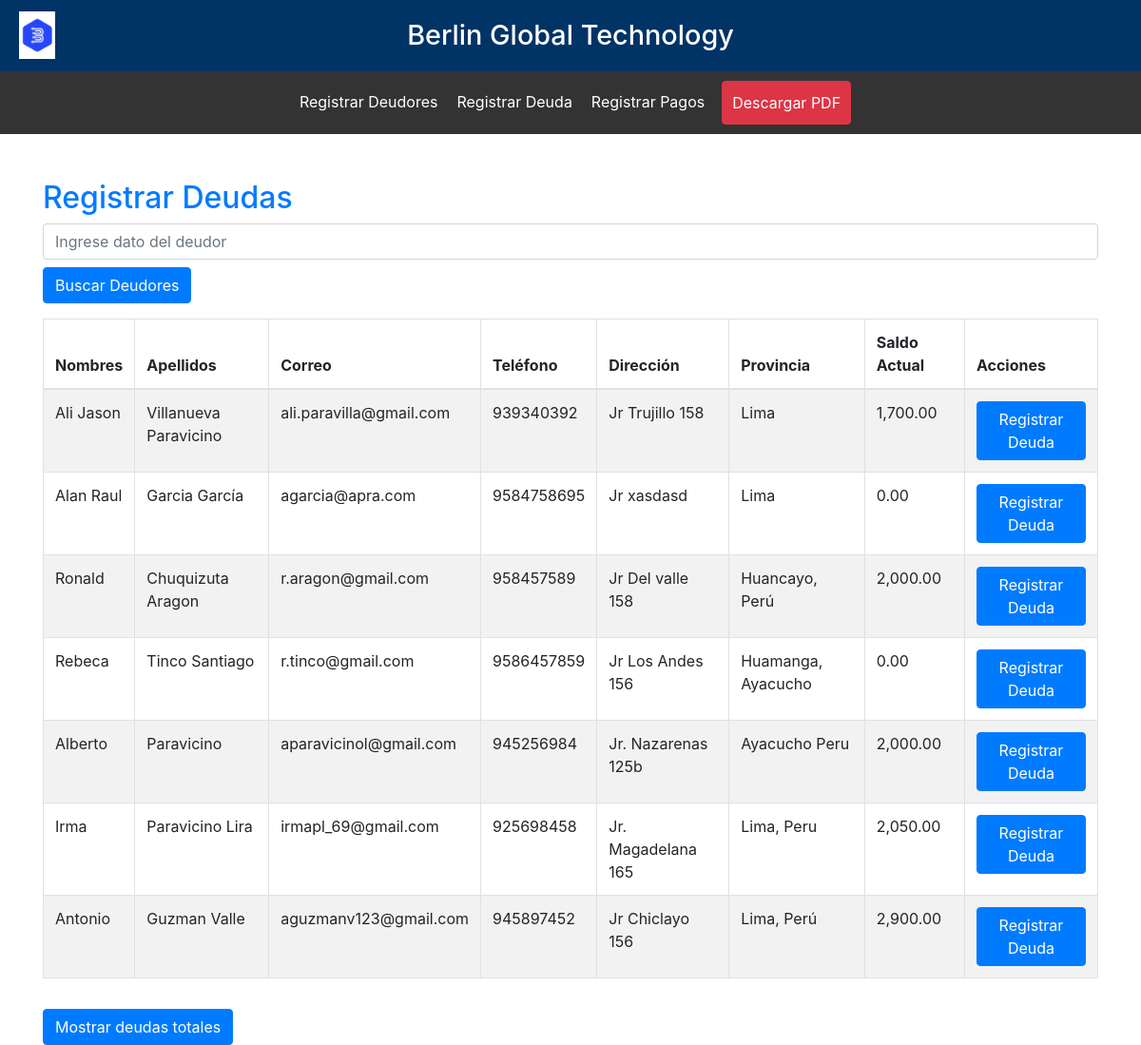
The page /index.php?controller=deudas&action=index (signed in) on the database its author committed.
### tables this page shows
CREATE TABLE `deudores` (
  `id` int(11) NOT NULL,
  `apellidos` varchar(255) NOT NULL,
  `correo` varchar(255) NOT NULL,
  `direccion` varchar(255) NOT NULL,
  `nombres` varchar(255) NOT NULL,
  `provincia` varchar(255) NOT NULL,
  `telefono` varchar(255) NOT NULL,
  `registro_deuda` bigint(20) DEFAULT NULL,
  `registro_pago` bigint(20) DEFAULT NULL,
  `registro_movimiento` bigint(20) DEFAULT NULL
);

### public/controlador/DeudasController.php (called while the page is built, shortened)
<?php
require_once BASE_PATH . '/modelo/Deudor.php';
class DeudasController {
    private $deudorModel;
    public function __construct() {
        $this->deudorModel = new Deudor();
    }
    public function index($search = null) {
        $deudores = $this->deudorModel->getDeudoresConSaldo($search);
        require_once BASE_PATH . '/vista/deudas/index.php';
    }
}

### public/modelo/Deudor.php (called while the page is built, shortened)
<?php
require_once 'Database.php';
class Deudor {
    private $conn;
    public function __construct() {
        $database = new Database();
        $this->conn = $database->connect();
    }
    public function getDeudoresConSaldo($search = null) {
        $query = "
            SELECT d.id, d.nombres, d.apellidos, d.correo, d.telefono, d.direccion, d.provincia,
                   COALESCE(SUM(CASE
                       WHEN rm.tipo_movimiento = 'Deuda' THEN rm.saldo
                       WHEN rm.tipo_movimiento = 'Pago' THEN -rm.pago
                       ELSE 0 END), 0) AS saldo_actual,
                   MAX(rm.fecha_registro) AS ultima_transaccion
            FROM deudores d
            LEFT JOIN registro_movimiento rm ON d.id = rm.id_deudor";
        $query .= " GROUP BY d.id
                    ORDER BY d.id ASC";
        $stmt = $this->conn->prepare($query);
        $stmt->execute();
        return $stmt->fetchAll(PDO::FETCH_ASSOC);
    }
}

### public/modelo/Database.php (called while the page is built, shortened)
<?php
class Database {
    private $host = 'localhost';
    private $db_name = 'sc_berlin_php';
    private $username = 'root';
    private $password = '';
    public function connect() {
        $this->conn = null;
        try {
            $this->conn = new PDO("mysql:host=" . $this->host . ";dbname=" . $this->db_name, $this->username, $this->password);
            $this->conn->setAttribute(PDO::ATTR_ERRMODE, PDO::ERRMODE_EXCEPTION);
        } catch(PDOException $e) {
            echo "Connection error: " . $e->getMessage();
        }
        return $this->conn;
    }
}
?>

### public/vista/deudas/index.php (the view, shortened to what this page needs)
<!DOCTYPE html>
<html lang="es">
<head>
    <link href="https://stackpath.bootstrapcdn.com/bootstrap/4.5.2/css/bootstrap.min.css" rel="stylesheet">
</head>
<body>
<?php include BASE_PATH . '/vista/header.php'; ?>
<div class="container mt-5">
    <h2 class="text-primary">Registrar Deudas</h2>
    <div class="mb-3">
        <form action="/berlin_php_sc/index.php?controller=deudas&action=index" method="GET">
            <input type="text" name="search" class="form-control" placeholder="Ingrese dato del deudor">
            <button type="submit" class="btn btn-primary mt-2">Buscar Deudores</button>
        </form>
    </div>
    <table class="table table-bordered table-striped">
        <thead>
            <tr>
                <th>Nombres</th>
                <th>Apellidos</th>
                <th>Correo</th>
                <th>Teléfono</th>
                <th>Dirección</th>
                <th>Provincia</th>
                <th>Saldo Actual</th>
                <th>Acciones</th>
            </tr>
        </thead>
        <tbody>
            <?php if (empty($deudores)): ?>
                <tr>
                    <td colspan="8" class="text-center">No hay deudores disponibles.</td>
                </tr>
            <?php else: ?>
                <?php foreach ($deudores as $deudor): ?>
                    <tr>
                        <td><?php echo htmlspecialchars($deudor['nombres']); ?></td>
                        <td><?php echo htmlspecialchars($deudor['apellidos']); ?></td>
                        <td><?php echo htmlspecialchars($deudor['correo']); ?></td>
                        <td><?php echo htmlspecialchars($deudor['telefono']); ?></td>
                        <td><?php echo htmlspecialchars($deudor['direccion']); ?></td>
                        <td><?php echo htmlspecialchars($deudor['provincia']); ?></td>
                        <td><?php echo number_format($deudor['saldo_actual'], 2); ?></td>
                        <td>
                            <a href="/berlin_php_sc/index.php?controller=deudas&action=create&id=<?php echo $deudor['id']; ?>" class="btn btn-primary">Registrar Deuda</a>
                        </td>
                    </tr>
                <?php endforeach; ?>
            <?php endif; ?>
        </tbody>
    </table>
    <button class="btn btn-primary mt-3">Mostrar deudas totales</button>
</div>
</body>
</html>

### rows shown on the page
deudores: nombres "Ali Jason", apellidos "Villanueva Paravicino", correo "ali.paravilla@gmail.com", telefono "939340392", direccion "Jr Trujillo 158", provincia "Lima", saldo_actual "1,700.00"
deudores: nombres "Alan Raul", apellidos "Garcia García", correo "agarcia@apra.com", telefono "9584758695", direccion "Jr xasdasd", provincia "Lima", saldo_actual "0.00"
deudores: nombres "Ronald", apellidos "Chuquizuta Aragon", correo "r.aragon@gmail.com", telefono "958457589", direccion "Jr Del valle 158", provincia "Huancayo, Perú", saldo_actual "2,000.00"
deudores: nombres "Rebeca", apellidos "Tinco Santiago", correo "r.tinco@gmail.com", telefono "9586457859", direccion "Jr Los Andes 156", provincia "Huamanga, Ayacucho", saldo_actual "0.00"
deudores: nombres "Alberto", apellidos "Paravicino", correo "aparavicinol@gmail.com", telefono "945256984", direccion "Jr. Nazarenas 125b", provincia "Ayacucho Peru", saldo_actual "2,000.00"
deudores: nombres "Irma", apellidos "Paravicino Lira", correo "irmapl_69@gmail.com", telefono "925698458", direccion "Jr. Magadelana 165", provincia "Lima, Peru", saldo_actual "2,050.00"
deudores: nombres "Antonio", apellidos "Guzman Valle", correo "aguzmanv123@gmail.com", telefono "945897452", direccion "Jr Chiclayo 156", provincia "Lima, Perú", saldo_actual "2,900.00"
